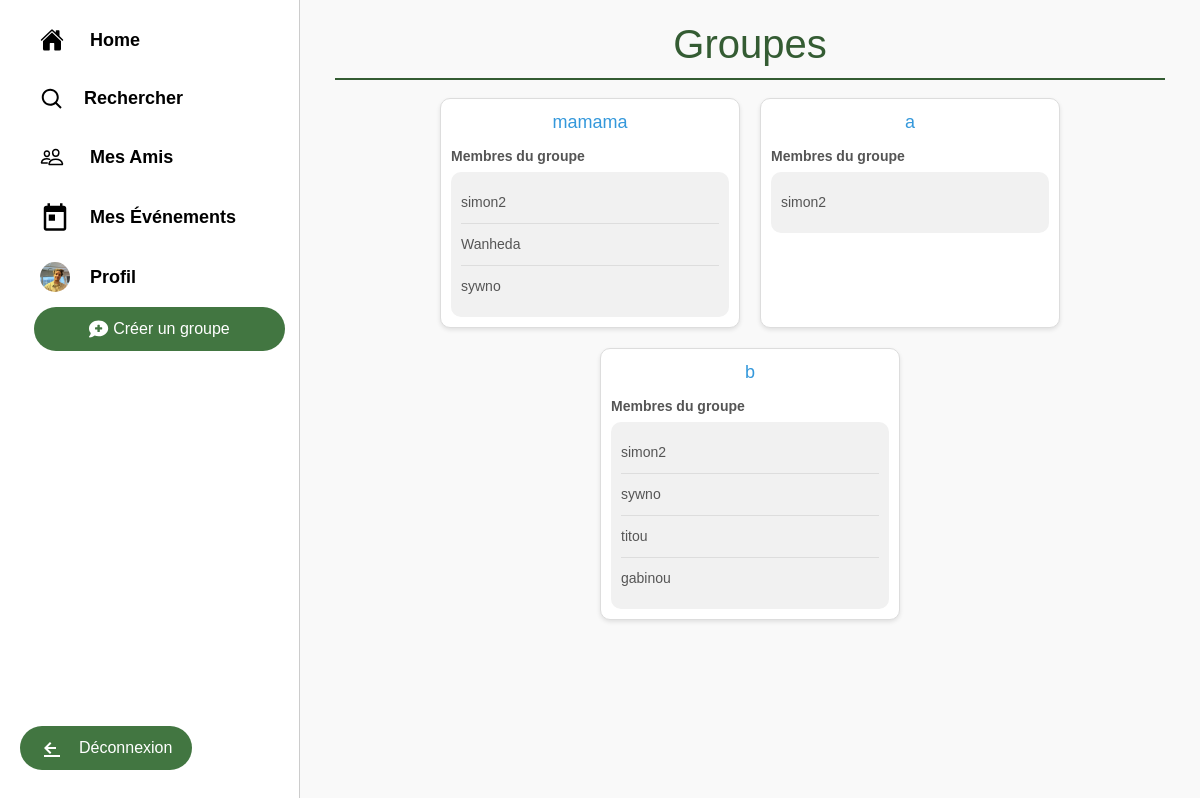
Page /sorties/ (signed in) on the committed database.
### sorties/models.py (models this page shows, shortened)
class Profile(models.Model):
    user = models.OneToOneField(User, on_delete=models.CASCADE, unique=True)
    friends = models.ManyToManyField('self', blank=True)
    photo = models.ImageField(upload_to='profile_pics/', blank=True, null=True)
    other_profile_field = models.CharField(max_length=100, blank=True, null=True)  # Exemple de champ supplémentaire

class GroupeAmis(models.Model):
    nom = models.CharField(max_length=100)
    createur = models.ForeignKey(User, related_name='groupes_crees', on_delete=models.CASCADE)
    membres = models.ManyToManyField(User, related_name='groupes')
    administrateur = models.ForeignKey(User, related_name='groupes_administres', on_delete=models.CASCADE)

### sorties/views.py (the view)
# urls.py: path('', views.liste_groupes, name='liste_groupes'),
@login_required
def liste_groupes(request):
    groupes = GroupeAmis.objects.filter(membres=request.user).prefetch_related('membres')
    for groupe in groupes:
        print(f'Groupe: {groupe.nom}, Membres: {[m.username for m in groupe.membres.all()]}')
    return render(request, 'sorties/liste_groupes.html', {'groupes': groupes})

### sorties/templates/sorties/liste_groupes.html (shortened to what this page needs)
{% extends "sorties/base.html" %}
{% block content %}
    <h1>Groupes</h1>
    <ul>
        {% for groupe in groupes %}
            <li>
                <a href="{% url 'groupe_detail' group_id=groupe.id %}">{{ groupe.nom }}</a>
                <div class="groupe-details">
                    <p>Membres du groupe</p>
                    <div class="participants-box">
                        {% for participant in groupe.membres.all %}
                            <div class="participant-name">{{ participant.username }}</div>
                        {% endfor %}
                    </div>
                </div>
            </li>
        {% endfor %}
    </ul>
{% endblock %}

### sorties/templates/sorties/base.html (shortened to what this page needs)
<!DOCTYPE html>
<html>
<head>
    <link href="https://maxcdn.bootstrapcdn.com/bootstrap/4.0.0/css/bootstrap.min.css" rel="stylesheet">
</head>
<body>
    <div class="sidebar">
        <a href="{% url 'liste_groupes' %}" class="button_sidebar">
            <span class="text">Home</span>
        </a>
        <a href="{% url 'search_users' %}" class="button_sidebar">
            <span class="text">Rechercher</span>
        </a>
        <a href="{% url 'view_friends' %}" class="button_sidebar">
            <span class="text">Mes Amis</span>
        </a>
        <a href="{% url 'mes_evenements' %}" class="button_sidebar">
            <svg class="icon" viewBox="0 0 24 24" fill="currentColor" width="30" height="30">
                <path d="M19 3h-1V1h-2v2H8V1H6v2H5c-1.1 0-1.99.9-1.99 2L3 21c0 1.1.9 2 2 2h14c1.1 0 2-.9 2-2V5c0-1.1-.9-2-2-2zm0 18H5V8h14v13zM7 10h5v5H7z"></path>
            </svg>
            <span class="text">Mes Événements</span>
        </a>
        {% if user.is_authenticated %}
            <a href="{% url 'view_profile' request.user.username %}" class="button_sidebar">
                {% if user.profile.photo %}
                    <img src="{{ user.profile.photo.url }}" alt="Profile Photo" class="profile-photo">
                {% else %}
                    <svg class="icon" viewBox="0 0 24 24" fill="currentColor" width="24" height="24">
                        <path d="M20.7 7.3l-4-4a1 1 0 00-1.4 0l-9 9a1 1 0 00-.3.7v3a1 1 0 001 1h3a1 1 0 00.7-.3l9-9a1 1 0 000-1.4zM4 20h16a1 1 0 000-2H4a1 1 0 000 2zm7-7.6l5.6-5.6L16 4.4l-5.6 5.6L11 13v-1.6z"></path>
                    </svg>
                {% endif %}
                <span class="text">Profil</span>
            </a>
            <div class="button-container">
                <a href="{% url 'creer_groupe' %}" class="button">
                    <span>Créer un groupe</span>
                </a>
            </div>
            <a href="{% url 'logout' %}" class="button_deco">
                <svg class="icon" viewBox="0 0 24 24" fill="currentColor" width="24" height="24">
                    <path d="M16 13v-2H7.83l3.58-3.59L10 6l-6 6 6 6 1.41-1.41L7.83 13H16zm4 8H4v-2h16v2z"></path>
                </svg>
                <span class="text">Déconnexion</span>
            </a>
        {% endif %}
    </div>
    <div class="content">
        <div class="container">
            {% block content %}
            {% endblock %}
        </div>
    </div>
</body>
</html>

### sorties/templates/sorties/base.html (style rules this page uses)
body { margin: 0; font-family: 'Arial', sans-serif; display: flex; background-color: #f5f8fa; }
.sidebar { width: 25%; background-color: #fff; display: flex; flex-direction: column; align-items: flex-start; position: fixed; overflow-y: auto; transition: width 0.3s; border-right: 1px solid #ccc; padding-top: 10px; height: 100%; padding-bottom: 20px; }
.button_sidebar { display: flex; align-items: center; padding: 10px 20px; margin: 5px 20px; text-decoration: none; color: #000; border-radius: 30px; transition: box-shadow 0.3s, background-color 0.3s; width: auto; font-weight: bold; }
.button_sidebar .icon { margin-right: 15px; }
.button_sidebar .text { display: inline; margin-left: 5px; }
.profile-photo { border-radius: 50%; width: 30px; height: 30px; object-fit: cover; margin-right: 15px; }
.content { margin-left: 25%; padding: 20px; width: 75%; transition: margin-left 0.3s, width 0.3s; }
.button-container { display: flex; justify-content: center; width: 100%; padding-left: 20px; }
.button { background-color: #427641; color: white; border: none; border-radius: 30px; padding: 10px 20px; font-size: 16px; cursor: pointer; display: flex; align-items: center; justify-content: center; transition: border-radius 0.3s, box-shadow 0.3s; width: 90%; }
.button_deco { background-color: #427641; color: #fff; border: none; border-radius: 30px; padding: 10px 20px; font-size: 16px; cursor: pointer; display: inline-flex; align-items: center; justify-content: center; transition: border-radius 0.3s, box-shadow 0.3s; text-decoration: none; white-space: nowrap; position: absolute; bottom: 20px; left: 20px; }
.button_deco .icon { margin-right: 15px; }

### sorties/templates/sorties/liste_groupes.html (style rules this page uses)
body { font-family: Arial, sans-serif; background-color: #f9f9f9; color: #345c33; }
h1 { color: #345c33; text-align: center; border-bottom: 2px solid #345c33; padding-bottom: 10px; }
ul { list-style-type: none; padding: 0; display: flex; flex-wrap: wrap; justify-content: center; }
li { background-color: #fff; border: 1px solid #ddd; border-radius: 10px; margin: 10px; padding: 10px; box-shadow: 0 2px 4px rgba(0,0,0,0.1); transition: box-shadow 0.3s ease; width: 300px; height: auto; display: flex; flex-direction: column; justify-content: flex-start; align-items: center; text-align: center; }
a { text-decoration: none; color: #3498db; font-size: 18px; margin-bottom: 10px; }
.groupe-details { font-size: 14px; color: #555; text-align: left; width: 100%; }
.groupe-details p { font-weight: bold; margin-bottom: 5px; }
.participants-box { background-color: #f1f1f1; border-radius: 10px; padding: 10px; width: 100%; text-align: left; }
.participant-name { padding: 10px 0; border-bottom: 1px solid #ddd; }
.participant-name:last-child { border-bottom: none; }

### rows in the picture
GroupeAmis: nom "mamama"
GroupeAmis: nom "a"
GroupeAmis: nom "b"

### other values in the picture
{{ participant.username }} "simon2"
{{ participant.username }} "Wanheda"
{{ participant.username }} "sywno"
{{ participant.username }} "titou"
{{ participant.username }} "gabinou"
